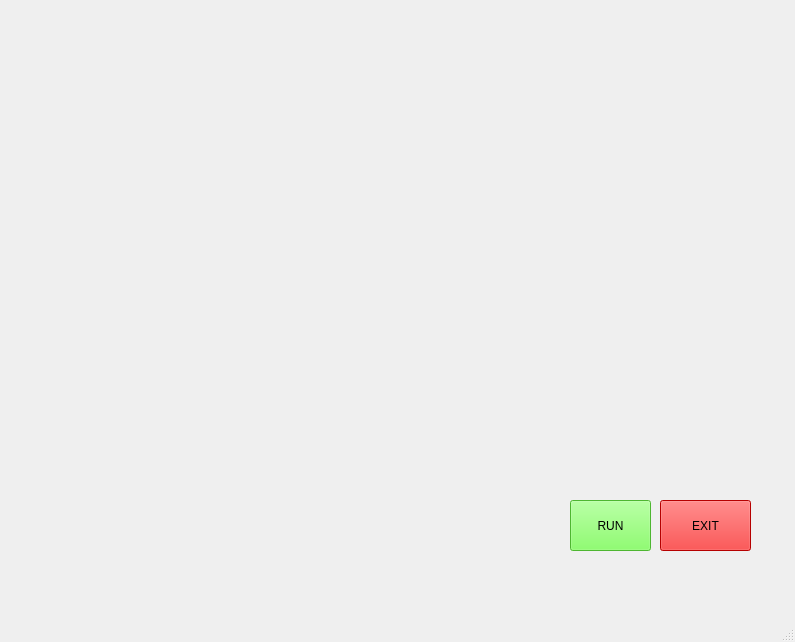
<?xml version="1.0" encoding="UTF-8"?>
<ui version="4.0">
 <class>MainWindow</class>
 <widget class="QMainWindow" name="MainWindow">
  <property name="geometry">
   <rect>
    <x>0</x>
    <y>0</y>
    <width>795</width>
    <height>642</height>
   </rect>
  </property>
  <property name="windowTitle">
   <string>MainWindow</string>
  </property>
  <widget class="QWidget" name="centralwidget">
   <widget class="QLabel" name="label">
    <property name="geometry">
     <rect>
      <x>0</x>
      <y>0</y>
      <width>791</width>
      <height>591</height>
     </rect>
    </property>
    <property name="text">
     <string/>
    </property>
    <property name="pixmap">
     <pixmap>../gif3.gif</pixmap>
    </property>
   </widget>
   <widget class="QTextBrowser" name="textBrowser">
    <property name="geometry">
     <rect>
      <x>80</x>
      <y>60</y>
      <width>291</width>
      <height>81</height>
     </rect>
    </property>
    <property name="styleSheet">
     <string notr="true">font: 75 20pt &quot;Cascadia Code&quot;rgb(255, 251, 255);
background: transparent;
border-radius: none;</string>
    </property>
   </widget>
   <widget class="QTextBrowser" name="textBrowser_2">
    <property name="geometry">
     <rect>
      <x>370</x>
      <y>60</y>
      <width>361</width>
      <height>81</height>
     </rect>
    </property>
    <property name="styleSheet">
     <string notr="true">font: 20pt &quot;Cascadia Code&quot;RGB(255, 248, 249);
background: transparent;
border-radius: none;</string>
    </property>
   </widget>
   <widget class="QPushButton" name="pushButton">
    <property name="geometry">
     <rect>
      <x>570</x>
      <y>500</y>
      <width>81</width>
      <height>51</height>
     </rect>
    </property>
    <property name="autoFillBackground">
     <bool>false</bool>
    </property>
    <property name="styleSheet">
     <string notr="true">font: 75 20pt &quot;Cascadia Mono&quot;RGB(70, 255, 113);
background: rgb(109, 255, 69);

</string>
    </property>
    <property name="text">
     <string>RUN</string>
    </property>
   </widget>
   <widget class="QPushButton" name="pushButton_2">
    <property name="geometry">
     <rect>
      <x>660</x>
      <y>500</y>
      <width>91</width>
      <height>51</height>
     </rect>
    </property>
    <property name="styleSheet">
     <string notr="true">font: 75 20pt &quot;Cascadia Mono&quot;;
font: 75 20pt &quot;Cascadia Mono&quot;;
BACKGROUND: RED;</string>
    </property>
    <property name="text">
     <string>EXIT</string>
    </property>
   </widget>
  </widget>
  <widget class="QMenuBar" name="menubar">
   <property name="geometry">
    <rect>
     <x>0</x>
     <y>0</y>
     <width>795</width>
     <height>26</height>
    </rect>
   </property>
  </widget>
  <widget class="QStatusBar" name="statusbar"/>
 </widget>
 <resources/>
 <connections/>
</ui>
